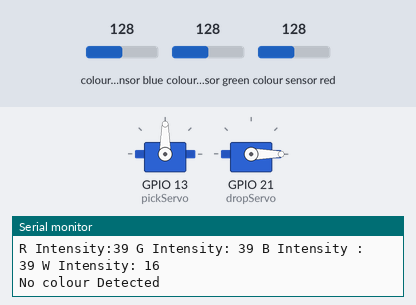
A sketch run on a simulated ESP32. On the bench: 2 × servo, the last lines printed to the serial monitor. Wiring (inferred from the names in the program): TCS3200 colour sensor: output GPIO 15; S2 GPIO 2; S3 GPIO 4; S0 GPIO 19; S1 GPIO 18. The test bench sets the inputs (shaded band); at power-on: colour sensor blue 128, colour sensor green 128, colour sensor red 128.

Above: at 1.2 s.
1.3 s: colour sensor blue set to 136
At 4.2 s:
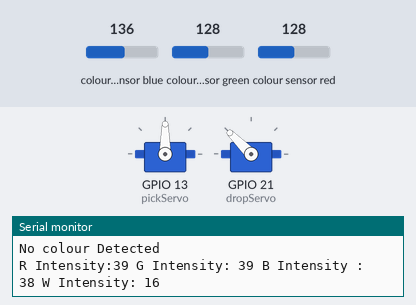
4.3 s: colour sensor green set to 136
At 7.2 s:
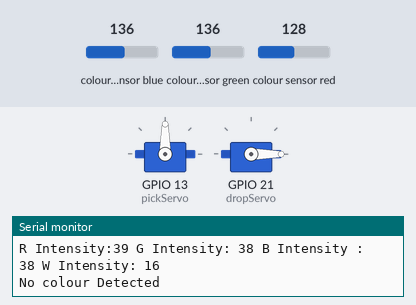
7.3 s: colour sensor red set to 134
10.3 s: colour sensor red set to 141
At 13.2 s:
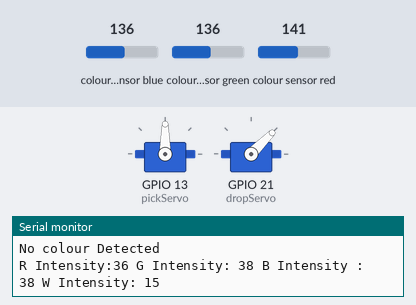
13.3 s: colour sensor green set to 191
At 16.2 s:
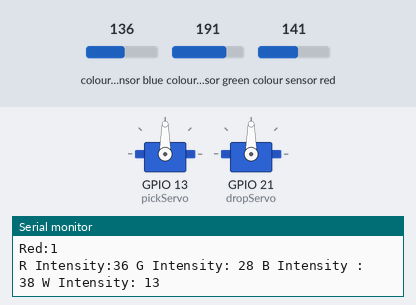
16.3 s: colour sensor blue set to 191
At 20.15 s:
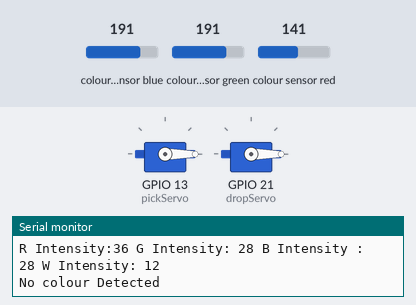
Timing chart, 0 to 20.3 s (numbered marks = the images above; inputs shaded):
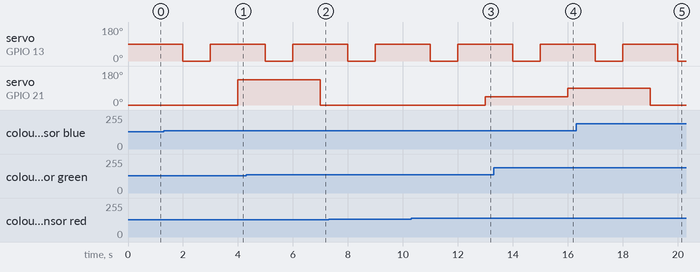

Measured:
- the behaviour switches between 131 and 132 on colour sensor blue (found by bisection; images 0 and 1)
- the behaviour switches between 131 and 132 on colour sensor green (found by bisection; images 1 and 2)
- the behaviour switches between 136 and 137 on colour sensor red (found by bisection; images 2 and 3)
- after the input at 1.3 s, servo on GPIO 21 (dropServo): 0° → 135° after 2.7 s
- after the input at 4.3 s, servo on GPIO 21 (dropServo): 135° → 0° after 2.7 s
- after the input at 10.3 s, servo on GPIO 21 (dropServo): 0° → 45° after 2.7 s
- after the input at 13.3 s, servo on GPIO 21 (dropServo): 45° → 90° after 2.7 s
- after the input at 16.3 s, servo on GPIO 21 (dropServo): 90° → 0° after 2.7 s

The sketch:

psuedo_code.ino
```cpp
#include <ESP32Servo.h>
#include <Wire.h>
#include <Adafruit_Sensor.h>
#include <Adafruit_TCS34725.h>
Servo pickServo;
Servo dropServo;
const int s0 = 19;
const int s1 = 18;
const int s2 = 2;
const int s3 = 4;
const int out = 15;
int red,blue ,green,white;
int r=0;
int w=0;
int b=0;
int g=0;
int CLOSE_ANGLE = 90;
int OPEN_ANGLE = 0;
void setup()
{
  Serial.begin(115200);
  pinMode(s0, OUTPUT);
  pinMode(s1, OUTPUT);
  pinMode(s2, OUTPUT);
  pinMode(s3, OUTPUT);
  pinMode(out, INPUT);
  digitalWrite(s0, HIGH);
  digitalWrite(s1, HIGH);
  pickServo.attach(13);
  dropServo.attach(21);
  pickServo.write(90);
  dropServo.write(0);
}

void loop()
{
  digitalWrite(s2, LOW);
  digitalWrite(s3, LOW);
  red = pulseIn(out, digitalRead(out) == HIGH ? LOW : HIGH);
  digitalWrite(s2,LOW);
  digitalWrite(s3, HIGH);
  blue = pulseIn(out, digitalRead(out) == HIGH ? LOW : HIGH);
  digitalWrite(s2, HIGH);
  digitalWrite(s3,HIGH);
  green = pulseIn(out, digitalRead(out) == HIGH ? LOW : HIGH);
  digitalWrite(s2,HIGH);
  digitalWrite(s3, LOW);
  white = pulseIn(out, digitalRead(out) == HIGH ? LOW : HIGH);
  Serial.print("R Intensity:");
  Serial.print(red, DEC);
  Serial.print(" G Intensity: ");
  Serial.print(green, DEC);
  Serial.print(" B Intensity : ");
  Serial.print(blue, DEC);
  Serial.print(" W Intensity: ");
  Serial.print(white,DEC);
  Serial.println();
  delay(1000);
  if(red<blue & red<green){
    dropServo.write(45);
    delay(1000);
    r++;
    Serial.print("Red:");
    Serial.println(r);
    open1();
    delay(1000);
    close1();
  }
  else if(green<red & green<blue)
  {
    dropServo.write(90);
    delay(1000);
    g++;
    Serial.print("Green:");
    Serial.println(g);
    open1();
    delay(1000);
    close1();
  }
  else if(blue<green & blue< red)
  {
    dropServo.write(135);
    delay(1000);
    b++;
    Serial.print("Blue:");
    Serial.println(b);
    open1();
    delay(1000);
    close1();
  }
  else if(white<10)
  {
    dropServo.write(180);
    delay(1000);
    w++;
    Serial.print("White:");
    Serial.println(w);
    open1();
    delay(1000);
    close1();
  }
  else
  {
    Serial.println("No colour Detected");
    dropServo.write(0);
    delay(1000);
    open1();
    delay(1000);
    close1();
  }
  Serial.println();
 // delay(1000);
}
void open1(){
  pickServo.write(OPEN_ANGLE);
}
void close1(){
  pickServo.write(CLOSE_ANGLE);
}
```
